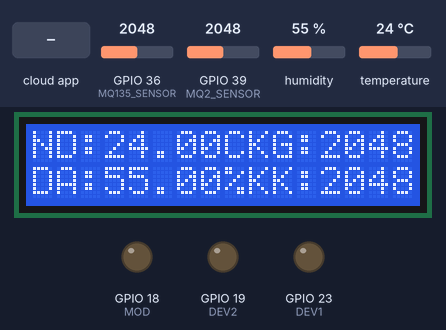
The sketch below on a simulated ESP32. On the bench: 16×2 character LCD, output pins drawn as LEDs (lit = HIGH). The inputs (shaded band) are chosen by the test bench; at power-on: GPIO 39 (MQ2_SENSOR) = 2048, temperature 24 °C, GPIO 36 (MQ135_SENSOR) = 2048, humidity 55 %. WiFi joins after 1.5 s; servers stay silent unless stated; the Firebase database answers and starts empty; what the sketch prints to the serial monitor is not drawn.

Above: at 3.2 s.
3.3 s: the phone or cloud app sets Mode to 1
At 4.5 s:
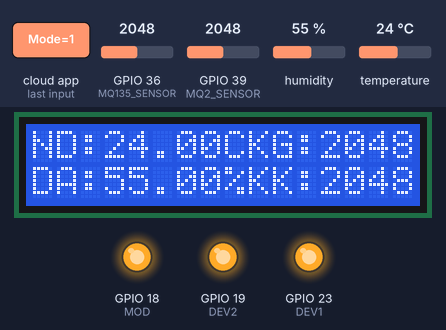
4.9 s: GPIO 39 (MQ2_SENSOR) set to 526
At 6.9 s:
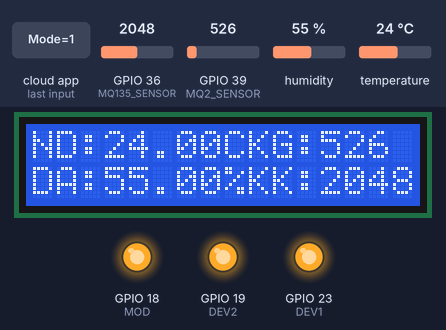
7.3 s: GPIO 39 (MQ2_SENSOR) set to 456
At 9.2 s:
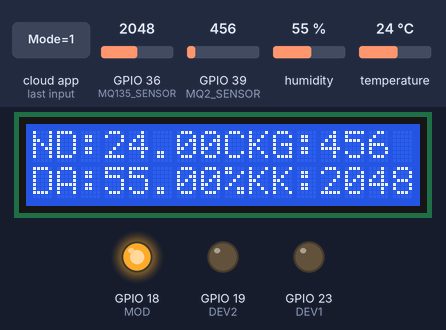
9.7 s: temperature set to 39 °C
At 13.3 s:
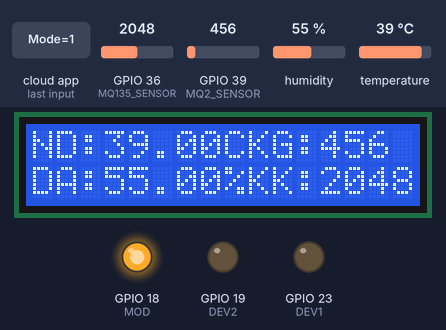
13.6 s: temperature set to 42 °C
At 15.7 s:
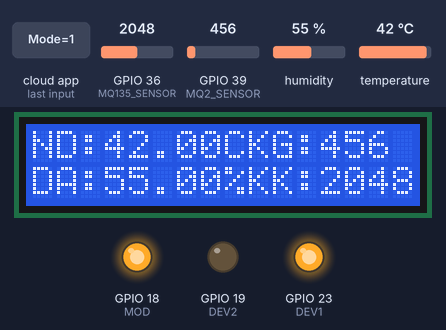
16.0 s: the phone or cloud app sets Mode to 0
At 17.4 s:
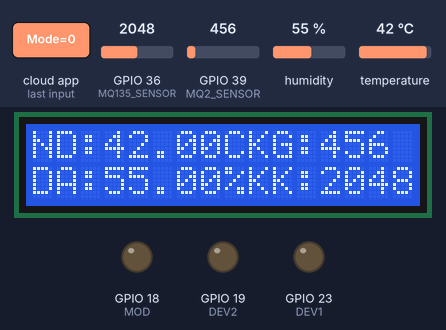
Timing chart, 0 to 18.9 s (numbered marks = the images above; inputs shaded):
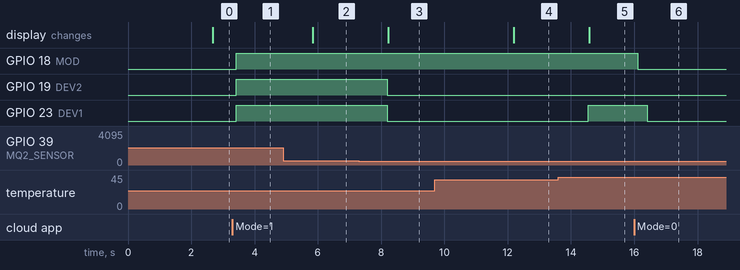

Measured:
- the behaviour switches between 501 and 500 on GPIO 39 (MQ2_SENSOR) (found by bisection; images 2 and 3)
- the behaviour switches between 40 and 41 °C on temperature (found by bisection; images 4 and 5)
- after the input at 3.3 s, GPIO 18 (MOD), GPIO 19 (DEV2), GPIO 23 (DEV1): LOW → HIGH after 0.13 s
- after the input at 4.9 s, the display: changes after 0.94 s (image 2)
- after the input at 7.3 s, GPIO 19 (DEV2), GPIO 23 (DEV1): HIGH → LOW after 0.89 s; the display: changes after 0.92 s (image 3)
- after the input at 9.7 s, the display: changes after 2.5 s (image 4)
- after the input at 13.6 s, GPIO 23 (DEV1): LOW → HIGH after 0.94 s; the display: changes after 0.98 s (image 5)
- after the input at 16.0 s, GPIO 18 (MOD): HIGH → LOW after 0.11 s; GPIO 23 (DEV1): HIGH → LOW after 0.41 s

The sketch:

doan2.ino
```cpp
#include <LiquidCrystal_I2C.h>
#include <FirebaseESP32.h>
#include <DHT.h>


// Định nghĩa thông tin đăng nhập Wi-Fi và Firebase
#define WIFI_SSID "Vinh"
#define WIFI_PASSWORD "0397507254"
#define DATABASE_URL "doan2-2d60b-default-rtdb.firebaseio.com"

// Định nghĩa các chân kết nối với thiết bị
#define DEV1        23    // D23, Thiết bị 1
#define DEV2        19    // D19, Thiết bị 2
#define MOD         18    // D18, Chế độ đèn
#define MQ2_SENSOR  39    // D39, Chân kết nối với MQ2 trên ESP32
#define MQ135_SENSOR 36   // D36, Chân kết nối với MQ135 trên ESP32
#define DHTPIN      16    // RX2, Chân kết nối với DHT11 trên ESP32
#define DHTTYPE     DHT11 // Loại cảm biến DHT

DHT dht(DHTPIN, DHTTYPE);

FirebaseData fbdo;
FirebaseAuth auth;
FirebaseConfig config;

LiquidCrystal_I2C lcd(0x27, 16, 2); // Địa chỉ I2C và kích thước màn hình LCD

boolean tb1, tb2, Modehd;


void setup() {
  Serial.begin(115200);
  dht.begin();
  lcd.init();//lcd.begin(16,2);
  lcd.backlight();
  pinMode(DEV1, OUTPUT);
  pinMode(DEV2, OUTPUT);
  pinMode(MOD, OUTPUT);
  digitalWrite(DEV1, LOW);
  digitalWrite(DEV2, LOW);
  WiFi.begin(WIFI_SSID, WIFI_PASSWORD);
  Serial.print("Đang kết nối Wi-Fi");
  while (WiFi.status() != WL_CONNECTED) {
    Serial.print(".");
    delay(300);
  }
  Serial.print("Đã kết nối với IP: ");
  Serial.println(WiFi.localIP());

  config.database_url = DATABASE_URL;
  config.signer.test_mode = true;
  fbdo.setBSSLBufferSize(4096, 1024);
  Firebase.begin(&config, &auth);
}

void loop() {
  float temp = dht.readTemperature();
  float hum = dht.readHumidity();
  int mq = analogRead(MQ2_SENSOR);
  int kk = analogRead(MQ135_SENSOR);

  Firebase.setFloat(fbdo, "Nhiet do", temp);
  Firebase.setFloat(fbdo, "Do am", hum);
  Firebase.setFloat(fbdo, "Khi gas", mq);
  Firebase.setFloat(fbdo, "Khong khi", kk);
  Firebase.getBool(fbdo, F("/device/Mode"), &Modehd);
  Serial.print("Mode: ");
  Serial.println(Modehd);

  if (Modehd) { // Chế độ tự động

    digitalWrite(MOD, HIGH);

    if (mq > 500) {
        tb1 = 1;
        tb2 = 1;
    }
    else if ((mq < 500 )&&( temp > 40)) {
        tb1 = 1;
        tb2 = 0;
    }
    else {
        tb1 = 0;
        tb2 = 0;
    }
  } else {
    digitalWrite(MOD, LOW);
    Firebase.getBool(fbdo, F("/device/Device1"), &tb1);
    Firebase.getBool(fbdo, F("/device/Device2"), &tb2);
  }

  digitalWrite(DEV1, tb1 ? HIGH : LOW);
  digitalWrite(DEV2, tb2 ? HIGH : LOW);

  Serial.print("Nhiet do: ");
  Serial.println(temp);
  Serial.print("Do am: ");
  Serial.println(hum);
  Serial.print("Khi gas: ");
  Serial.println(mq);
  Serial.print("Khong Khi: ");
  Serial.println(kk);

  lcd.clear();
  lcd.setCursor(0, 0);
  lcd.print("ND:");
  lcd.print(temp);
  lcd.print("C");
  lcd.setCursor(9, 0);
  lcd.print("KG:");
  lcd.print(mq);
  lcd.setCursor(0, 1);
  lcd.print("DA:");
  lcd.print(hum);
  lcd.print("%");
  lcd.setCursor(9, 1);
  lcd.print("KK:");
  lcd.print(kk);
}
```
